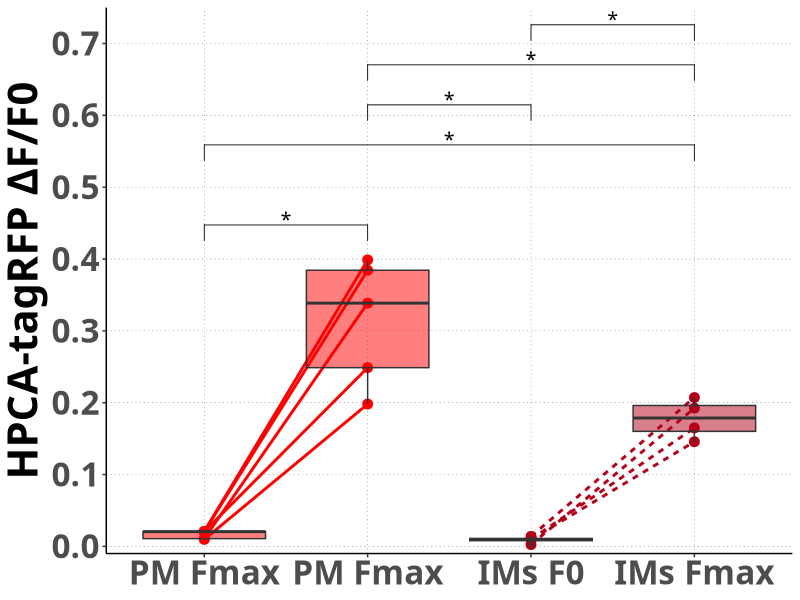
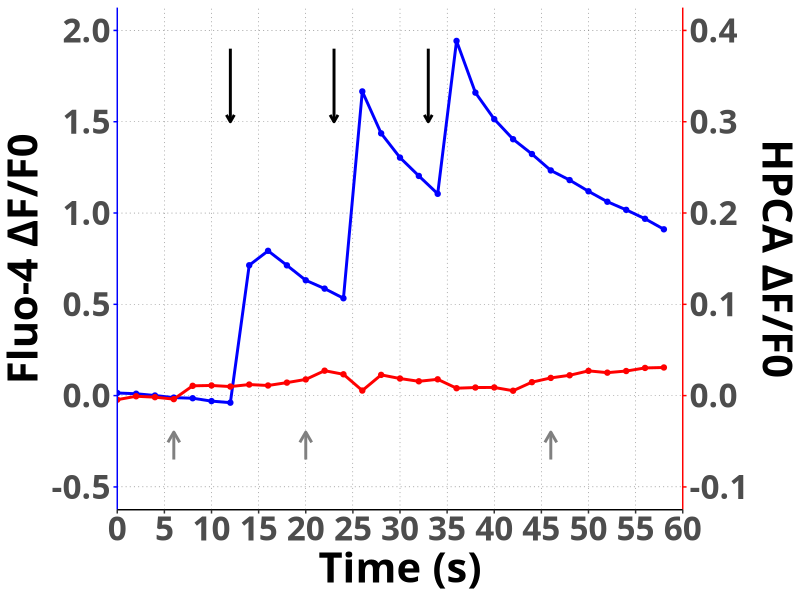
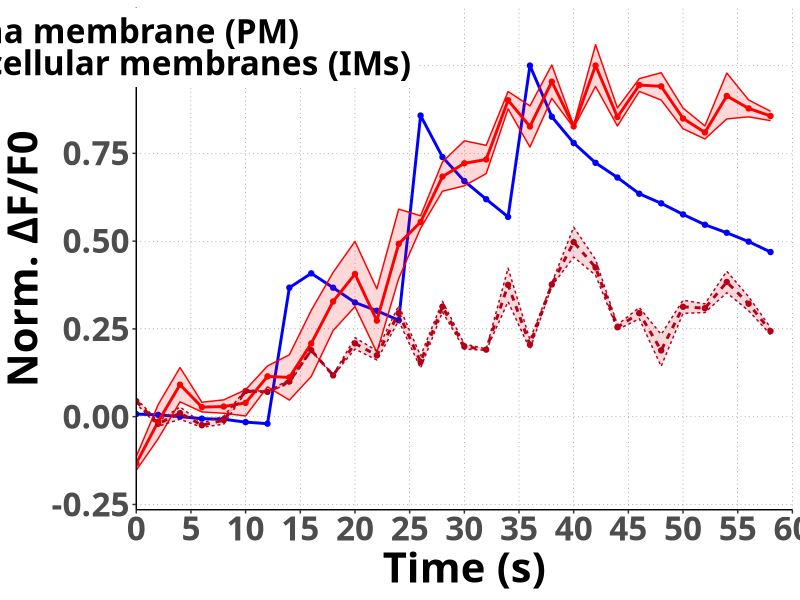

Here is the R script that generated these plots, in order:
# HPCA-TagRFP + Fluo-4 profiles data analysis, img for FENS forum 2022
# Copyright © 2022 Borys Olifirov
#
# Profile data frame structure:
# 'ID' - recording ID
# 'power' - 405 nm stimulation power (%)
# 'ch' - channel (FP or Ca dye)
# 'frame' - frame num
# 'time' - frame time (s)
# 'mask' - mask type (master, up, down)
# 'mask_region' - mask region (1 for master or down)
# 'mean' - mask mean intensity
# 'delta' - mask ΔF/F
# 'rel' - mask mean / master mask mean

require(dplyr)
require(tidyr)
require(purrr)
require(rstatix)
require(ggplot2)
require(ggpubr)
require(cowplot)
require(ggsci)

setwd('/home/astria/bio/institute/my_pub/conf/2022_FENS/HPCA/poster/scripts')

##### GLOBAL PLOT OPTIONS #####
font_family <- "ubuntu mono"
font_size <- 30

line_size <- 1
line_size_light <- 1.5

ca.blue <- c('#0000FF', '#6767FF', '#00AEFF', '#366BFF')
fp.red <- c('#FF0000', '#B30018', '#FF2323', '#DE3800')


##### DATA PREPROCESSING #####
# profile section
df.total <- read.csv('profile_02_2_2022.csv') %>%
  mutate(ID = as.factor(ID),
         mask = as.factor(mask),
         mask_region = as.factor(mask_region))
df.ca <- df.total %>%
         filter(ch == 'ca')
df.fp <- df.total %>%
         filter(ch == 'fp')
remove(df.total)

# up mask region selection
membrane.region <- list('cell1_02_2_2022' = c(1),
                        'cell2_02_2_2022' = c(1, 2),
                        'cell4_02_2_2022' = c(1, 2, 4, 5),
                        'cell5_02_2_2022' = c(1),
                        'cell6_02_2_2022' = c(2),
                        'cell7_02_2_2022' = c(1, 3, 5))

df.fp.up.region <- df.fp %>%
  filter(mask == 'up')
df.fp.cyto.region <- df.fp.up.region %>%
  data.frame()

for (cell.id in names(membrane.region)) {
  df.fp.up.region <- df.fp.up.region %>%
    filter(!(ID == cell.id & !(mask_region %in% membrane.region[[cell.id]]))) %>%
    mutate(loc = 'm')
  
  df.fp.cyto.region <- df.fp.cyto.region %>%
    filter(!(ID == cell.id & mask_region %in% membrane.region[[cell.id]])) %>%
    mutate(loc = 'c')
}

df.fp.up <- rbind(df.fp.up.region, df.fp.cyto.region) %>%
  mutate(loc = as.factor(loc))
remove(cell.id, df.fp.cyto.region, df.fp.up.region)


##### UP INSERTION MAX BOXPLOT #####
df.fp.max <- df.fp.up %>%
  group_by(ID, mask_region, loc) %>%
  summarise(max_region = max(delta),
            Int_0 = mean(delta[1:8])) %>%
  group_by(ID, loc) %>%
  summarise(int_0 = mean(Int_0),
            int_r = mean(max_region)) %>%
  pivot_longer(cols = 3:4, names_to = 'val', values_to = 'delta') %>%
  unite(loc, val, col = 'sub', sep = '_') %>%
  mutate(sub = as.factor(sub)) %>%
  filter(ID != 'cell5_02_2_2022') %>%
  ungroup() %>%
  mutate(sub = ordered(sub, c('m_int_0', 'm_int_r', 'c_int_0', 'c_int_r'))) %>%
  mutate(loc = recode(sub, 'c_int_0' = 'c',
                           'c_int_r' = 'c',
                            'm_int_0' = 'm',
                            'm_int_r' = 'm')) %>%
  unite(ID, loc, col = 'loc_id', sep = '_', remove = FALSE)

df.fp.max.stat <- df.fp.max %>%
  pairwise_wilcox_test(delta ~ sub, p.adjust.method = 'BH') %>%
  add_xy_position(fun = 'mean_sd', scales = 'free')

insertion.max <- ggplot(df.fp.max, aes(x = sub, y = delta)) +
  geom_point(aes(group = sub, color = loc),
             size = 3) +
  geom_line(aes(group = loc_id, color = loc, linetype = loc),
            size = line_size) +
  geom_boxplot(aes(group = sub, fill = loc),
               alpha = .5) +
  stat_pvalue_manual(df.fp.max.stat, label = 'p.adj.signif',
                     hide.ns = TRUE, size = 5, family=font_family) +
  scale_fill_manual(name = NULL,
                    values = fp.red) +
  scale_color_manual(name = NULL,
                     values = fp.red) +
  scale_x_discrete(name = NULL,
                   labels = c('PM Fmax', 'PM Fmax', 'IMs F0','IMs Fmax')) +
  scale_y_continuous(name = 'HPCA-tagRFP ΔF/F0',
                     limits = c(-0.01, 0.75),
                     breaks = seq(-100, 100, .1),
                     expand = c(0,0)) +
  theme_classic() +
  theme(panel.grid.major = element_line(linetype = 'dotted',
                                        size = 0.1,
                                        colour = "black"),
        legend.position = 'none',
        text = element_text(family=font_family, face="bold", size=font_size))

ggsave('ins_max.png', insertion.max, 
       width = 29.8, height = 11.1, units = 'cm', dpi = 300)
# remove(df.fp.max, df.fp.max.stat, insertion.max)




##### REPRESENTATIVE CELL FILTERING #####
rep.cell.ID <- 'cell7_02_2_2022'
df.fp <- df.fp %>% filter(ID == rep.cell.ID)
df.fp.up <- df.fp.up %>% filter(ID == rep.cell.ID)

df.ca <- df.ca %>%
  filter(ID == rep.cell.ID)
ca.delta.der <- append(df.ca$delta[-1] - rev(rev(df.ca$delta)[-1]), 0, after = 0)
df.ca <- df.ca %>%
  mutate(der = ca.delta.der)
remove(ca.delta.der)



##### CTRL CA & FP PROFILES #####
stim.i <- c(12, 23, 33)
frame.i <- c(6, 20, 46)

ca.prof <- ggplot() +
  geom_line(data = df.ca,
            aes(x = time, y = delta, color='Ca2+ dye'),
            size = line_size,
            color = 'blue') +
  geom_point(data = df.ca,
             aes(x = time, y = delta),
             show.legend=FALSE,
             color = 'blue') +
  geom_line(data = df.fp %>% filter(mask == 'master'),
            aes(x = time, y = delta*5),
            size = line_size,
            color = 'red') +
  geom_point(data = df.fp %>% filter(mask == 'master'),
             aes(x = time, y = delta*5),
             show.legend=FALSE,
             color = 'red') +
  geom_segment(aes(x = stim.i, xend = stim.i,
                   y = c(1.9, 1.9, 1.9), yend = c(1.5, 1.5, 1.5)),
               arrow = arrow(length = unit(0.2, "cm")),
               size = line_size) +
  geom_segment(aes(x = frame.i, xend = frame.i,
                   y = c(-0.35, -0.35, -0.35), yend = c(-0.2, -0.2, -0.2)),
               arrow = arrow(length = unit(0.3, "cm")),
               size = line_size,
               color = '#808080') +
  scale_x_continuous(name = 'Time (s)',
                     limits = c(0, 60),
                     breaks = seq(0, 100, 5),
                     expand = c(0,0)) +
  scale_y_continuous(name = "Fluo-4 ΔF/F0",
                     limits = c(-0.5, 2),
                     breaks = seq(-100, 100, 0.5),
                     sec.axis = sec_axis(trans=~./5, name="HPCA ΔF/F0")) +
  scale_color_discrete(name="") +
  theme_classic() +
  theme(panel.grid.major = element_line(linetype = 'dotted',
                                        size = 0.1,
                                        colour = "black"),
        text = element_text(family=font_family, face="bold", size=font_size),
        axis.line.y = element_line(color = "blue"),
        axis.ticks.y = element_line(color = "blue"),
        axis.line.y.right = element_line(color = "red"),
        axis.ticks.y.right = element_line(color = "red"))

ggsave('ca_profile.png', ca.prof, 
       width = 32.5, height = 10, units = 'cm', dpi = 300)
remove(ca.prof, stim.i, frame.i)


##### NORM PROFILES #####
df.fp.up.norm <- df.fp.up %>%
  select(ID, time, delta, loc) %>% 
  group_by(ID, time, loc) %>%
  summarise(loc_mean = mean(delta), loc_sd = IQR(delta)) %>%
  ungroup() %>%
  group_by(ID) %>%
  mutate(loc_mean = loc_mean / max(loc_mean)) %>%
  mutate(loc = ordered(loc, c('m', 'c'))) %>%
  mutate(loc = recode(loc, 'm' = 'PM', 'c' = 'IMs'))
  # mutate(loc = revalue(cyl, c('PM' = 'm', 'IMs' = 'c')))

df.ca.norm <- df.ca %>%
  select(ID, time, delta) %>%
  group_by(ID) %>%
  mutate(delta_norm = delta / max(delta))

norm.prof <- ggplot() +
  geom_line(data = df.ca.norm,
            aes(x = time, y = delta_norm),
            color = 'blue',
            size = line_size) +
  geom_point(data = df.ca.norm,
             aes(x = time, y = delta_norm),
             color = 'blue') +
  geom_line(data = df.fp.up.norm,
            aes(x = time, y = loc_mean, linetype = loc, color = loc),
            size = line_size) +
  geom_point(data = df.fp.up.norm,
             aes(x = time, y = loc_mean, color = loc)) +
  geom_ribbon(data = df.fp.up.norm,
              aes(x = time,
                  ymin = loc_mean-loc_sd,
                  ymax = loc_mean+loc_sd,
                  linetype = loc,
                  color = loc,
                  fill = loc),
              alpha=.15,
              size=0.5) +
  scale_fill_manual(name = NULL,
                    values = fp.red,
                    labels = c('Plasma membrane (PM)',
                               'Intracellular membranes (IMs)')) +
  scale_color_manual(name = NULL,
                     values = fp.red,
                     labels = c('Plasma membrane (PM)',
                                'Intracellular membranes (IMs)')) +
  scale_x_continuous(name = 'Time (s)',
                     limits = c(0, 60),
                     breaks = seq(0, 100, 5),
                     expand = c(0,0)) +
  scale_y_continuous(name = "Norm. ΔF/F0",
                     limits = c(-0.2, 1.1),
                     breaks = seq(-100, 100, 0.25)) +
  guides(linetype = FALSE) +
  theme_classic() +
  theme(panel.grid.major = element_line(linetype = 'dotted',
                                        size = 0.1,
                                        colour = "black"),
        legend.position = c(.43, 1),
        legend.justification = c("right", "top"),
        text = element_text(family=font_family, face="bold", size=font_size))

ggsave('norm_fp_profile.png', norm.prof, 
       width = 36.3, height = 10.5, units = 'cm', dpi = 300)
# remove(df.fp.up.norm, df.ca.norm, norm.prof)
